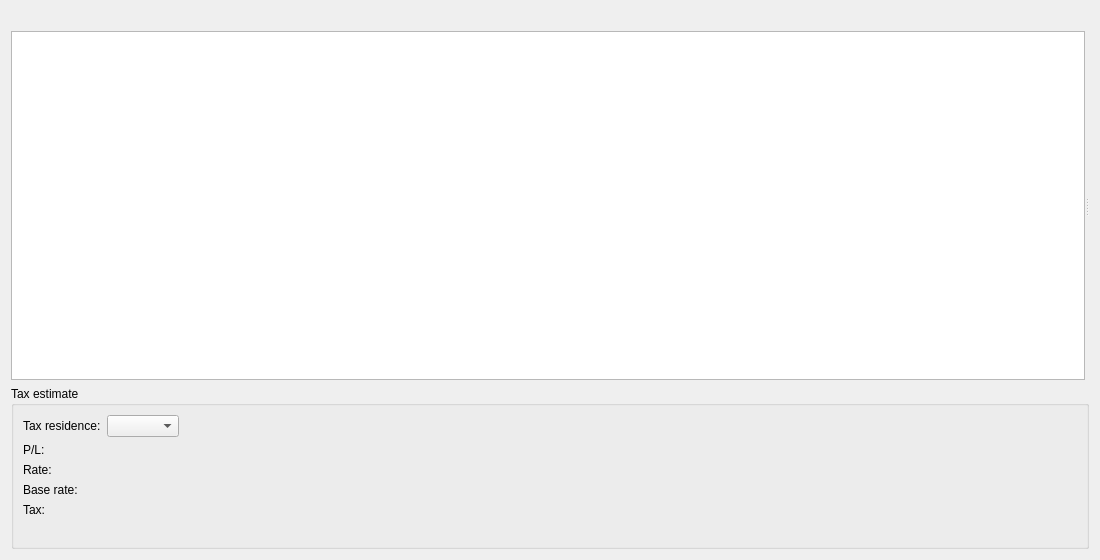
<?xml version="1.0" encoding="UTF-8"?>
<ui version="4.0">
 <class>PositionDetailsWindow</class>
 <widget class="QWidget" name="PositionDetailsWindow">
  <property name="geometry">
   <rect>
    <x>0</x>
    <y>0</y>
    <width>1100</width>
    <height>560</height>
   </rect>
  </property>
  <property name="windowTitle">
   <string>Position details</string>
  </property>
  <layout class="QVBoxLayout" name="WindowLayout">
   <item>
    <widget class="QLabel" name="QuoteLbl">
     <property name="textInteractionFlags">
      <set>Qt::TextInteractionFlag::TextSelectableByMouse</set>
     </property>
    </widget>
   </item>
   <item>
    <widget class="QSplitter" name="PositionDetailsSplitter">
     <property name="sizePolicy">
      <sizepolicy hsizetype="Expanding" vsizetype="Expanding">
       <horstretch>0</horstretch>
       <verstretch>1</verstretch>
      </sizepolicy>
     </property>
     <property name="orientation">
      <enum>Qt::Orientation::Horizontal</enum>
     </property>
     <property name="childrenCollapsible">
      <bool>false</bool>
     </property>
     <widget class="TableViewWithFooter" name="LotsView">
      <property name="editTriggers">
       <set>QAbstractItemView::EditTrigger::NoEditTriggers</set>
      </property>
      <property name="selectionMode">
       <enum>QAbstractItemView::SelectionMode::SingleSelection</enum>
      </property>
      <property name="selectionBehavior">
       <enum>QAbstractItemView::SelectionBehavior::SelectRows</enum>
      </property>
      <attribute name="verticalHeaderVisible">
       <bool>false</bool>
      </attribute>
      <attribute name="verticalHeaderMinimumSectionSize">
       <number>20</number>
      </attribute>
     </widget>
     <widget class="QFrame" name="ChartFrame">
      <property name="frameShape">
       <enum>QFrame::Shape::NoFrame</enum>
      </property>
      <layout class="QHBoxLayout" name="ChartLayout">
       <property name="leftMargin">
        <number>0</number>
       </property>
       <property name="topMargin">
        <number>0</number>
       </property>
       <property name="rightMargin">
        <number>0</number>
       </property>
       <property name="bottomMargin">
        <number>0</number>
       </property>
      </layout>
     </widget>
    </widget>
   </item>
   <item>
    <widget class="QGroupBox" name="TaxGroup">
     <property name="title">
      <string>Tax estimate</string>
     </property>
     <layout class="QFormLayout" name="TaxLayout">
      <item row="0" column="0">
       <widget class="QLabel" name="CountryLbl">
        <property name="text">
         <string>Tax residence:</string>
        </property>
       </widget>
      </item>
      <item row="0" column="1">
       <layout class="QHBoxLayout" name="CountryLayout">
        <item>
         <widget class="QComboBox" name="CountryCombo"/>
        </item>
        <item>
         <spacer name="CountrySpacer">
          <property name="orientation">
           <enum>Qt::Orientation::Horizontal</enum>
          </property>
          <property name="sizeHint" stdset="0">
           <size>
            <width>40</width>
            <height>20</height>
           </size>
          </property>
         </spacer>
        </item>
       </layout>
      </item>
      <item row="1" column="0">
       <widget class="QLabel" name="GainLbl">
        <property name="text">
         <string>P/L:</string>
        </property>
       </widget>
      </item>
      <item row="1" column="1">
       <widget class="QLabel" name="GainValue">
        <property name="textInteractionFlags">
         <set>Qt::TextInteractionFlag::TextSelectableByMouse</set>
        </property>
       </widget>
      </item>
      <item row="2" column="0">
       <widget class="QLabel" name="RateLbl">
        <property name="text">
         <string>Rate:</string>
        </property>
       </widget>
      </item>
      <item row="2" column="1">
       <widget class="QLabel" name="RateValue">
        <property name="textInteractionFlags">
         <set>Qt::TextInteractionFlag::TextSelectableByMouse</set>
        </property>
       </widget>
      </item>
      <item row="3" column="0">
       <widget class="QLabel" name="BaseRateLbl">
        <property name="text">
         <string>Base rate:</string>
        </property>
       </widget>
      </item>
      <item row="3" column="1">
       <widget class="QLabel" name="BaseRateValue"/>
      </item>
      <item row="4" column="0">
       <widget class="QLabel" name="TaxLbl">
        <property name="text">
         <string>Tax:</string>
        </property>
       </widget>
      </item>
      <item row="4" column="1">
       <widget class="QLabel" name="TaxValue">
        <property name="textInteractionFlags">
         <set>Qt::TextInteractionFlag::TextSelectableByMouse</set>
        </property>
       </widget>
      </item>
      <item row="5" column="0" colspan="2">
       <widget class="QLabel" name="NoteLbl">
        <property name="wordWrap">
         <bool>true</bool>
        </property>
       </widget>
      </item>
     </layout>
    </widget>
   </item>
  </layout>
 </widget>
 <customwidgets>
  <customwidget>
   <class>TableViewWithFooter</class>
   <extends>QTableView</extends>
   <header>jal/widgets/custom/tableview_with_footer.h</header>
  </customwidget>
 </customwidgets>
 <tabstops>
  <tabstop>LotsView</tabstop>
  <tabstop>CountryCombo</tabstop>
 </tabstops>
 <resources/>
 <connections/>
</ui>
